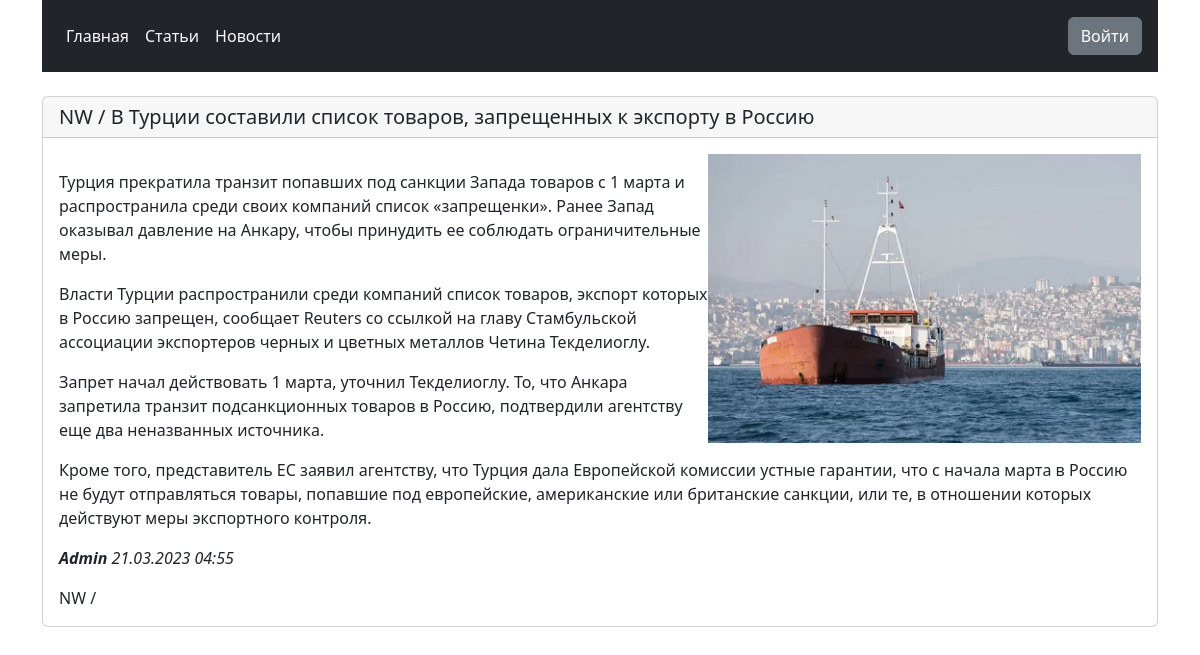
/post/13/, run on an earlier commit of the app's database.
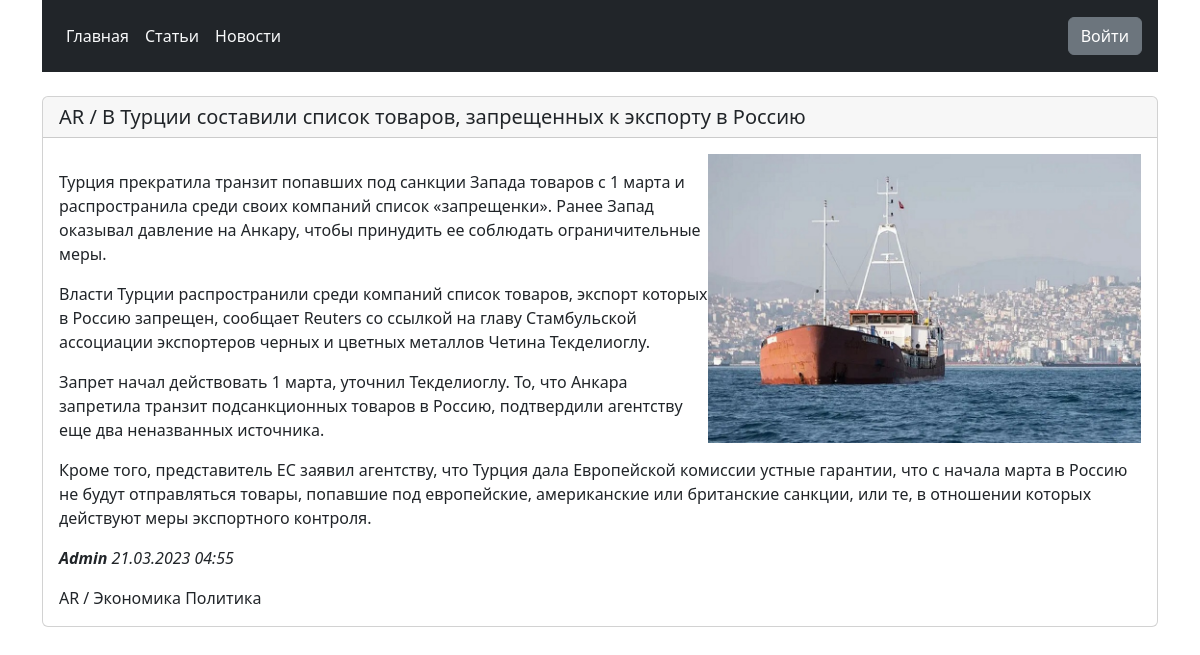
And on a later commit of the database.
### app/models.py (models this page shows, shortened)
class Post(models.Model):
    NEWS = 'NW'
    ARTICLE = 'AR'
    CATEGORY_CHOICES = ((NEWS, 'Новость'), (ARTICLE, 'Статья'))
    type_category = models.CharField(max_length=2, choices=CATEGORY_CHOICES, default=ARTICLE,
                                     verbose_name='Тип категории')
    post_title = models.CharField('Заголовок', max_length=128)
    post_text = models.TextField('Текст', max_length=2048)
    post_author = models.ForeignKey(Author, on_delete=models.CASCADE)
    post_category = models.ManyToManyField(Category, through='PostCategory', verbose_name='Категория')
    post_rating = models.SmallIntegerField(default=0)
    post_date = models.DateTimeField(auto_now_add=True, verbose_name='Дата создания')
    post_date_update = models.DateTimeField(auto_now=True, verbose_name='Дата изменения')
    post_photo = models.ImageField(upload_to="photos/%Y/%m/%d/", blank=True)
    class Meta:
        verbose_name = 'Пост'
        verbose_name_plural = 'Посты'
        ordering = ['-post_date', 'post_title']

class Category(models.Model):
    name = models.CharField(max_length=64, unique=True, verbose_name='Категория')
    subscribers = models.ManyToManyField(User, related_name='category')

### app/views.py (the view)
# urls.py: path('post/<int:post_id>/', show_post, name='post'),
def show_post(request, post_id):
    post = get_object_or_404(Post, pk=post_id)
    context = {
        'post': post,
        'post_title': post.post_title,
        'post_text': post.post_text,
        'post_photo': post.post_photo,
        'post_author': post.post_author,
        'post_date': post.post_date,
        'post_date_update': post.post_date_update,
    }
    return render(request, 'app/post.html', context=context)

### app/templatetags/custom_filters.py (called while the page is built)
@register.filter()
def censor(value):
    bad_words = ['хуй', 'пизду']
    if not isinstance(value, str):
        raise TypeError(f"unresolved type '{type(value)}' expected type 'str'")
    for word in value.split():
        if word.translate(str.maketrans('', '', string.punctuation)).lower() in bad_words:
            value = value.replace(word, f"{word[0]}{'*' * (len(word) - 1)}")
    return value

### app/templates/app/post.html (shortened to what this page needs)
{% extends 'app/default.html' %}
{% load custom_filters %}
{% block content %}
<br>
<div class="card">
    <h5 class="card-header">{{ post.type_category }} / {{ post_title }}</h5>
    <div class="card-body">
        {% if post_photo %}
        <img src="{{post_photo.url}}" align="right" width="40%">
        {% endif %}
        <p class="card-text">{% filter censor|linebreaks %}{{ post_text }}{% endfilter %}
            <em><b>{{ post_author.author_user.username}} </b> {{ post_date|date:"d.m.Y H:i" }}</em>
        </p>
        {{ post.type_category }} /
        {% for cat in post.post_category.all %}
        {{ cat.name }}
        {% endfor %}
    </div>
</div>
<br>
{% endblock %}

What changed in the data, as far as the page shows it:
changed Post "В Турции составили список товаров, запрещенных к экспорту в Россию": type_category "NW" → "AR"
now on this page (row unchanged): Category: name "Экономика"
now on this page (row unchanged): Category: name "Политика"
